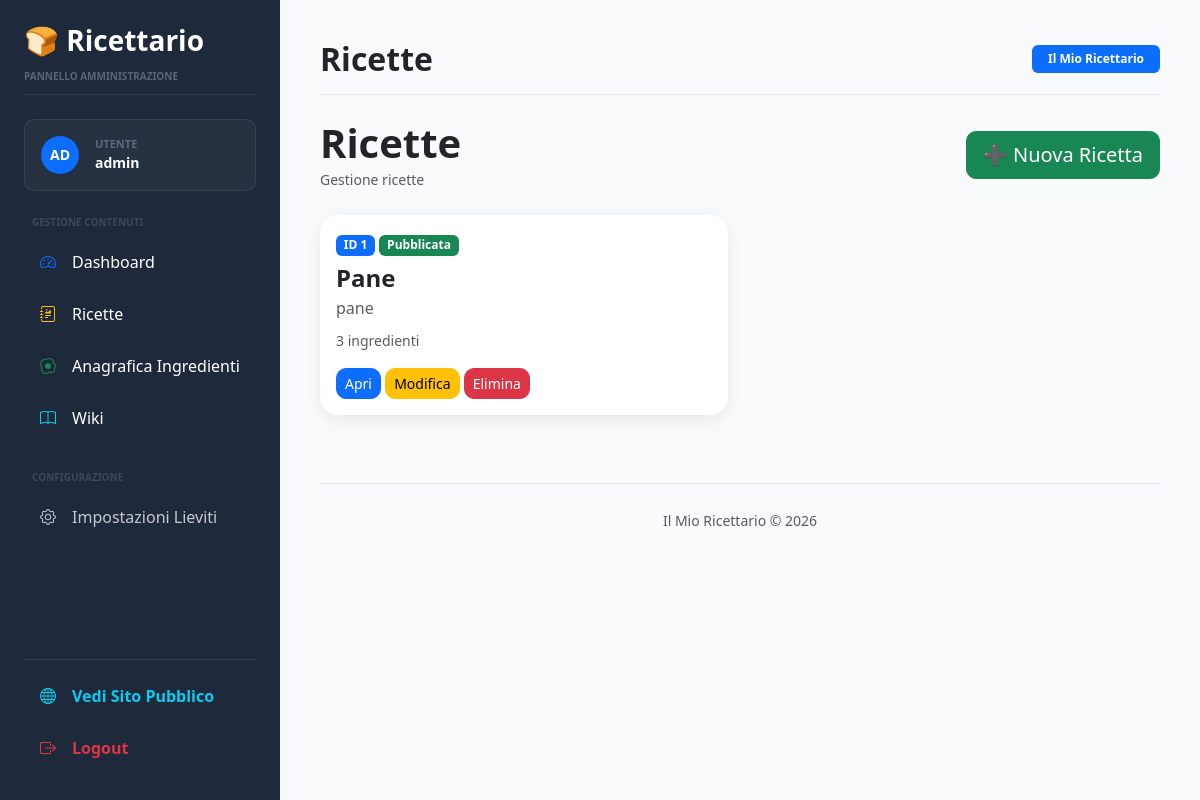
/admin/recipes (signed in), run on the app's committed database.
### models/user.py (models this page shows, shortened)
class User(UserMixin, db.Model):
    __tablename__ = "users"
    id = db.Column(
        db.Integer,
        primary_key=True
    )
    username = db.Column(
        db.String(100),
        unique=True,
        nullable=False
    )
    password_hash = db.Column(
        db.String(255),
        nullable=False
    )
    is_admin = db.Column(
        db.Boolean,
        default=False
    )

### models/recipe.py (models this page shows, shortened)
class Recipe(db.Model):
    __tablename__ = "recipes"
    id = db.Column(
        db.Integer,
        primary_key=True
    )
    name = db.Column(
        db.String(255),
        nullable=False
    )
    slug = db.Column(
        db.String(255),
        unique=True,
        nullable=False
    )
    description = db.Column(
        db.Text
    )
    instructions = db.Column(
        db.Text
    )
    image = db.Column(
        db.String(255)
    )
    is_published = db.Column(
        db.Boolean,
        default=True
    )
    temp_chiusura = db.Column(
        db.Float,
        nullable=True,
        default=24.0
    )
    tempo_autolisi = db.Column(
        db.Integer,
        nullable=True,
        default=0
    )
    tempo_puntata = db.Column(
        db.Integer,
        nullable=True,
        default=120
    )
    tempo_appretto = db.Column(
        db.Integer,
        nullable=True,
        default=60
    )
    created_at = db.Column(
        db.DateTime,
        default=datetime.utcnow
    )
    updated_at = db.Column(
        db.DateTime,
        default=datetime.utcnow,
        onupdate=datetime.utcnow
    )
    ingredients = db.relationship(
        "RecipeIngredient",
        backref="recipe",
        cascade="all, delete-orphan",
        lazy=True,
        order_by="RecipeIngredient.sort_order"
    )
    features = db.relationship(
        "RecipeFeature",
        backref="recipe",
        cascade="all, delete-orphan",
        lazy=True
    )
    def ingredient_count(self):
        return len(self.ingredients)

### routes/admin.py (the view)
@admin_bp.route("/recipes")
@login_required
def recipes():
    recipes = Recipe.query.order_by(
        Recipe.id.desc()
    ).all()
    return render_template(
        "admin/recipes.html",
        recipes=recipes
    )

### app.py (called while the page is built)
@login_manager.user_loader
def load_user(user_id):
    return db.session.get(
        User,
        int(user_id)
    )

@app.context_processor
def inject_global_settings():
    return dict(
        settings_data=Setting.query.first()
    )

### templates/admin/recipes.html (shortened to what this page needs)
{% extends "base.html" %}
{% block page_title %}
Ricette
{% endblock %}
{% block content %}
<div class="d-flex justify-content-between align-items-center mb-4">
    <div>
        <h1 class="fw-bold mb-0">
            Ricette
        </h1>
        <small class="text-muted">
            Gestione ricette
        </small>
    </div>
    <a href="/admin/recipes/new"
       class="btn btn-success btn-lg">
        ➕ Nuova Ricetta
    </a>
</div>
{% if recipes %}
<div class="row">
    {% for recipe in recipes %}
    <div class="col-xl-6">
        <div class="card recipe-card">
            <div class="card-body">
                <div>
                    <div class="mb-2">
                        <span class="badge bg-primary">
                            ID {{ recipe.id }}
                        </span>
                        {% if recipe.is_published %}
                        <span class="badge bg-success">
                            Pubblicata
                        </span>
                        {% else %}
                        <span class="badge bg-secondary">
                            Bozza
                        </span>
                        {% endif %}
                    </div>
                    <h4 class="mb-1">
                        {{ recipe.name }}
                    </h4>
                    <div class="text-muted mb-2">
                        {{ recipe.slug }}
                    </div>
                    <small class="text-muted">
                        {{ recipe.ingredient_count() }}
                        ingredienti
                    </small>
                </div>
                <div class="mt-3">
                    <a href="/admin/recipe/{{ recipe.id }}"
                       class="btn btn-primary btn-sm">
                        Apri
                    </a>
                    <a href="/admin/recipe/edit/{{ recipe.id }}"
                       class="btn btn-warning btn-sm">
                        Modifica
                    </a>
                    <a href="/admin/recipes/delete/{{ recipe.id }}"
                       class="btn btn-danger btn-sm"
                       onclick="return confirm('Eliminare la ricetta?');">
                        Elimina
                    </a>
                </div>
            </div>
        </div>
    </div>
    {% endfor %}
</div>
{% endif %}
{% endblock %}

### templates/base.html (shortened to what this page needs)
<!DOCTYPE html>
<html lang="it">
<head>
    <link href="https://cdn.jsdelivr.net/npm/bootstrap@5.3.0/dist/css/bootstrap.min.css" rel="stylesheet">
    <link rel="stylesheet"
          href="{{ url_for('static', filename='css/admin.css') }}">
    <link rel="stylesheet"
          href="https://cdn.jsdelivr.net/npm/bootstrap-icons@1.11.3/font/bootstrap-icons.min.css">
</head>
<body>
{% if current_user.is_authenticated %}
<div class="sidebar d-flex flex-column justify-content-between p-4"
     style="width: 280px; position: fixed; height: 100vh; background: #1e293b; color: #fff; z-index: 1000;">
    <div>
        <div class="mb-4 pb-2 border-bottom border-secondary border-opacity-25">
            <h3 class="mb-1 text-white fw-bold">
                🍞 Ricettario
            </h3>
            <small class="text-uppercase tracking-wider fw-semibold opacity-50" style="font-size: 10px; color: #94a3b8;">
                Pannello Amministrazione
            </small>
        </div>
        <div class="mb-4 p-3 d-flex align-items-center gap-3"
             style="background: rgba(255, 255, 255, 0.04);
                    border: 1px solid rgba(255, 255, 255, 0.08);
                    border-radius: 10px;">
            <div class="bg-primary rounded-circle d-flex align-items-center justify-content-center text-white fw-bold shadow-sm"
                 style="width: 38px; height: 38px; font-size: 14px;">
                {{ current_user.username[:2].upper() }}
            </div>
            <div>
                <div style="font-size: 11px; color: #94a3b8;" class="text-uppercase fw-bold opacity-50">
                    Utente
                </div>
                <div class="fw-bold text-white small">
                    {{ current_user.username }}
                </div>
            </div>
        </div>
        <div class="nav flex-column gap-1 mb-4">
            <span class="text-uppercase tracking-wider fw-bold px-2 mb-2 opacity-25" style="font-size: 10px; color: #94a3b8;">
                Gestione Contenuti
            </span>
            <a href="{{ url_for('admin.dashboard') }}" class="nav-link text-white rounded px-3 py-2 d-flex align-items-center gap-3 hover-sidebar">
                <i class="bi bi-speedometer2 text-primary"></i>
                <span>Dashboard</span>
            </a>
            <a href="{{ url_for('admin.recipes') }}" class="nav-link text-white rounded px-3 py-2 d-flex align-items-center gap-3 hover-sidebar">
                <i class="bi bi-journal-richtext text-warning"></i>
                <span>Ricette</span>
            </a>
            <a href="{{ url_for('admin.master_ingredients_view') }}" class="nav-link text-white rounded px-3 py-2 d-flex align-items-center gap-3 hover-sidebar">
                <i class="bi bi-egg-fried text-success"></i>
                <span>Anagrafica Ingredienti</span>
            </a>
            <a href="{{ url_for('admin.wiki_list') }}" class="nav-link text-white rounded px-3 py-2 d-flex align-items-center gap-3 hover-sidebar">
                <i class="bi bi-book text-info"></i>
                <span>Wiki</span>
            </a>
        </div>
        <div class="nav flex-column gap-1">
            <span class="text-uppercase tracking-wider fw-bold px-2 mb-2 opacity-25" style="font-size: 10px; color: #94a3b8;">
                Configurazione
            </span>
            <a href="{{ url_for('admin.settings_yeast') }}" class="nav-link text-white rounded px-3 py-2 d-flex align-items-center gap-3 opacity-75 hover-sidebar">
                <i class="bi bi-gear"></i>
                <span>Impostazioni Lieviti</span>
            </a>
        </div>
    </div>
    <div class="pt-3 border-top border-secondary border-opacity-25 nav flex-column gap-1">
        <a href="{{ url_for('recipes.list_recipes') }}" target="_blank" class="nav-link text-info rounded px-3 py-2 d-flex align-items-center gap-3 hover-sidebar fw-semibold small">
            <i class="bi bi-globe"></i>
            <span>Vedi Sito Pubblico</span>
        </a>
        <a href="{{ url_for('admin.logout') }}" class="nav-link text-danger rounded px-3 py-2 d-flex align-items-center gap-3 hover-sidebar fw-semibold small">
            <i class="bi bi-box-arrow-right"></i>
            <span>Logout</span>
        </a>
    </div>
</div>
<div class="main-content" style="margin-left: 280px; padding: 40px; min-height: 100vh; background: #f8fafc;">
    <div class="d-flex justify-content-between align-items-center mb-4 pb-3 border-bottom" style="border-color: #e2e8f0 !important;">
        <div>
            <h2 class="fw-bold text-dark mb-0">
                {% block page_title %}{% endblock %}
            </h2>
        </div>
        <div>
            <span class="badge bg-primary px-3 py-2">
                Il Mio Ricettario
            </span>
        </div>
    </div>
{% else %}
<div class="container py-5">
{% endif %}
    {% block content %}
    {% endblock %}
{% if current_user.is_authenticated %}
    <div class="mt-5 text-center text-muted pt-4 border-top" style="border-color: #e2e8f0 !important;">
        <small>
            Il Mio Ricettario © 2026
        </small>
    </div>
</div>
{% else %}
</div>
{% endif %}
</body>
</html>

### static/css/admin.css (style rules this page uses)
body { background:#f1f5f9; font-family:Segoe UI, Arial, sans-serif; }
.sidebar { position:fixed; top:0; left:0; width:260px; height:100vh; background:#17233a; color:white; padding:20px; }
.sidebar h3 { margin-bottom:10px; font-weight:700; }
.sidebar a { display:block; color:#cbd5e1; text-decoration:none; padding:12px; border-radius:10px; margin-bottom:8px; transition:.2s; }
.main-content { margin-left:280px; padding:40px; }
.card { border:none; border-radius:18px; box-shadow:0 4px 18px rgba(0,0,0,.08); }
.recipe-card { background:white; margin-bottom:20px; }
.btn { border-radius:10px; }
h1,h2,h3,h4,h5 { font-weight:700; }

### data on the page
User: username "AD", username "admin"
Recipe: id "1", is_published "Pubblicata", name "Pane", slug "pane", ingredient_count "3"
